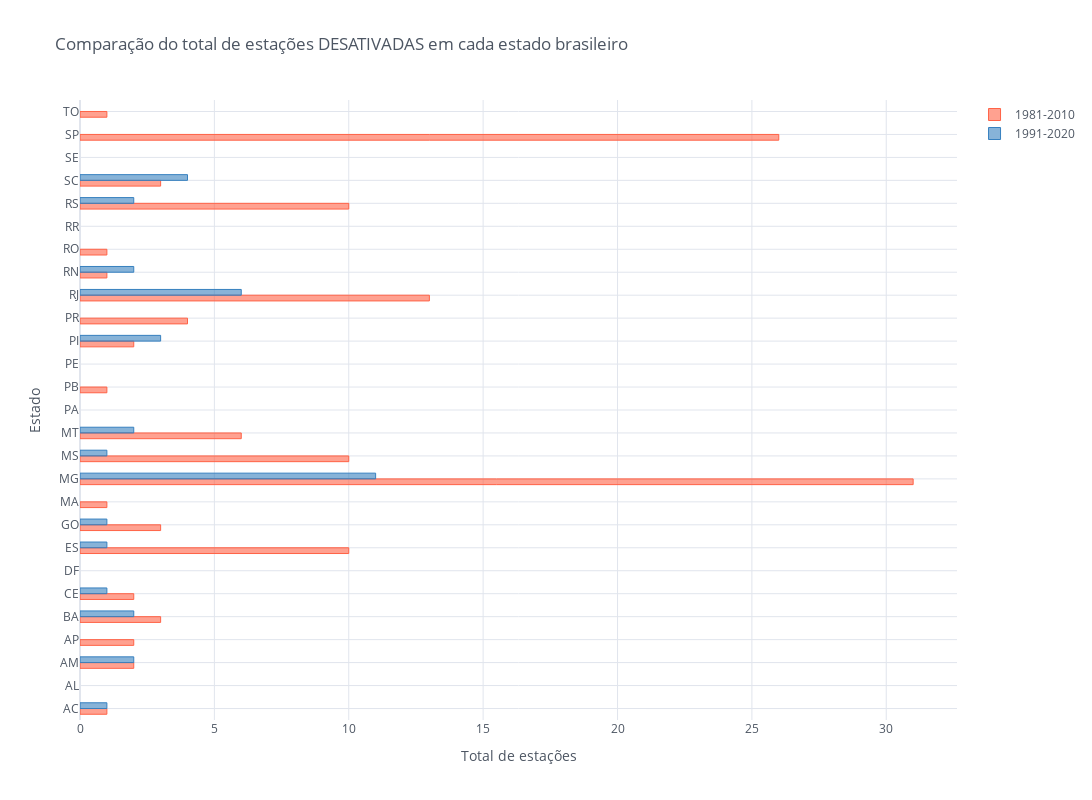

This figure's notebook cell:
### Code cell
# Estações desativadas:

import plotly as plty
import cufflinks as cf

plty.offline.init_notebook_mode(connected=True)

cf.go_offline()
#cf.set_config_file(sharing='public', theme='white', offline=False, world_readable=True)
#cf.set_config_file(sharing='public', theme='white', offline=False, world_readable=True)

desativada.iplot(kind="bar", y=['1981-2010', '1991-2020'],
                  yTitle="Estado", xTitle="Total de estações", title="Comparação do total de estações DESATIVADAS em cada estado brasileiro",
                  colors=["tomato", "blue"], bargap=0.5,
                  sortbars=True,
                  dimensions=(1400, 800),
                  orientation="h")

### Figure 1 — Plotly figure (JSON) as saved in the notebook; plotly's stock layout.template omitted (floating-point values rounded to 4 significant figures)
{"data": [{"marker": {"color": "rgba(255, 99, 71, 0.6)", "line": {"color": "rgba(255, 99, 71, 1.0)", "width": 1}}, "name": "1981-2010", "orientation": "h", "text": "", "type": "bar", "x": [1, "", 2, 2, 3, 2, "", 10, 3, 1, 31, 10, 6, "", 1, "", 2, 4, 13, 1, 1, "", 10, 3, "", 26, 1], "y": ["AC", "AL", "AM", "AP", "BA", "CE", "DF", "ES", "GO", "MA", "MG", "MS", "MT", "PA", "PB", "PE", "PI", "PR", "RJ", "RN", "RO", "RR", "RS", "SC", "SE", "SP", "TO"]}, {"marker": {"color": "rgba(55, 128, 191, 0.6)", "line": {"color": "rgba(55, 128, 191, 1.0)", "width": 1}}, "name": "1991-2020", "orientation": "h", "text": "", "type": "bar", "x": [1, "", 2, "", 2, 1, "", 1, 1, "", 11, 1, 2, "", "", "", 3, "", 6, 2, "", "", 2, 4, "", "", ""], "y": ["AC", "AL", "AM", "AP", "BA", "CE", "DF", "ES", "GO", "MA", "MG", "MS", "MT", "PA", "PB", "PE", "PI", "PR", "RJ", "RN", "RO", "RR", "RS", "SC", "SE", "SP", "TO"]}], "layout": {"bargap": 0.5, "height": 800, "legend": {"bgcolor": "#FFFFFF", "font": {"color": "#4D5663"}}, "paper_bgcolor": "#FFFFFF", "plot_bgcolor": "#FFFFFF", "title": {"font": {"color": "#4D5663"}, "text": "Comparação do total de estações DESATIVADAS em cada estado brasileiro"}, "width": 1400, "xaxis": {"gridcolor": "#E1E5ED", "showgrid": true, "tickfont": {"color": "#4D5663"}, "title": {"font": {"color": "#4D5663"}, "text": "Total de estações"}, "zerolinecolor": "#E1E5ED"}, "yaxis": {"gridcolor": "#E1E5ED", "showgrid": true, "tickfont": {"color": "#4D5663"}, "title": {"font": {"color": "#4D5663"}, "text": "Estado"}, "zerolinecolor": "#E1E5ED"}}}
